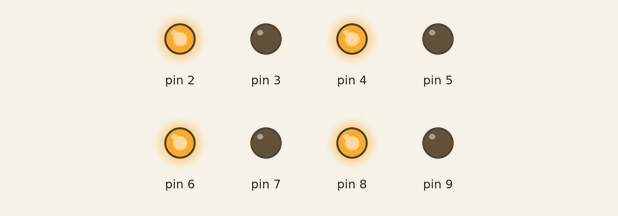
The sketch below on a simulated Arduino Uno, built with avr-gcc and run on an emulated ATmega328P. On the bench: output pins drawn as LEDs (lit = HIGH).

Above: at 0.5 s.
At 3.5 s:
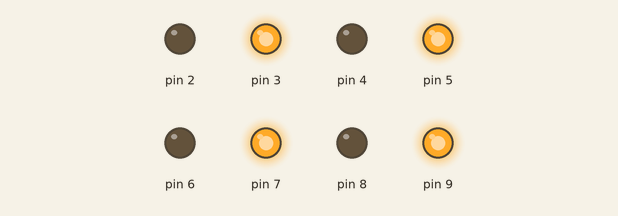
Timing chart, 0 to 4.6 s (numbered marks = the images above):
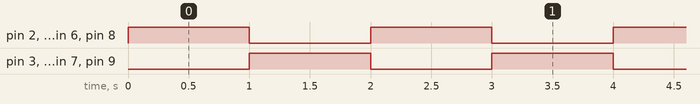

The sketch:

alternate_Led_Blinking.ino
```cpp
/******************************************************************************
    Platform:Arduino Course Programs.

    Written by: Pratiksha Kasbekar, Vidya Robotics Pvt. Ltd.
    Edited By: , Vidya Robotics Pvt. Ltd.
    Last Modification: 29-06-2017

    This is a simple Alternate LED Blinking program
    8 LED's are connected to the 8 Pins of Arduino with a series resistor with each LED.
    Digital pins from 2-9 are used for Alternate LED Blinking
    When Leds connected to pin 2,4,6,8 are ON then LEdsconnected to 3,5,7,9 should be OFF and vice versa

    Hardware Setup:-
    Connect LED and switch Shield to Arduino board_
    Connect  USB  cable between PC and Arduino Uno.
    Select Controller Board: Arduino UNO
    Select USBASP programmer type
********************************************************************************/
void setup()
{
  // put your setup code here, to run once:
  pinMode(2,OUTPUT);
  pinMode(3,OUTPUT);
  pinMode(4,OUTPUT);
  pinMode(5,OUTPUT);
  pinMode(6,OUTPUT);
  pinMode(7,OUTPUT);
  pinMode(8,OUTPUT);
  pinMode(9,OUTPUT);

}

void loop()
{
  // put your main code here, to run repeatedly:
  digitalWrite(2,HIGH);
  digitalWrite(4,HIGH);
  digitalWrite(6,HIGH);
  digitalWrite(8,HIGH);
  digitalWrite(3,LOW);
  digitalWrite(5,LOW);
  digitalWrite(7,LOW);
  digitalWrite(9,LOW);
  delay(1000);             //1 millisecond delay
  digitalWrite(3,HIGH);
  digitalWrite(5,HIGH);
  digitalWrite(7,HIGH);
  digitalWrite(9,HIGH);
  digitalWrite(2,LOW);
  digitalWrite(4,LOW);
  digitalWrite(6,LOW);
  digitalWrite(8,LOW);
  delay(1000);            //1 millisecond delay

}
```

Measured:
- by itself, pin 2–9: alternates HIGH for 1.0 s and LOW for 1.0 s
